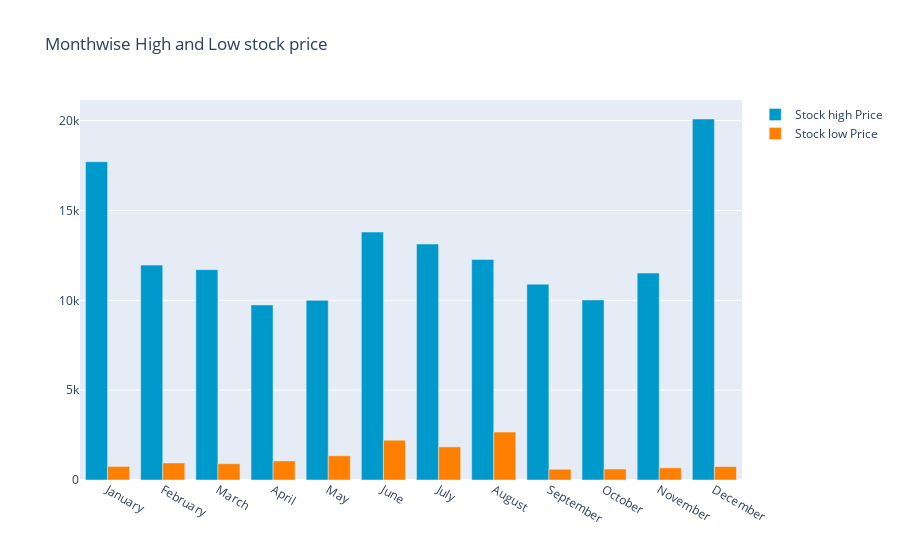

Notebook code for this chart:
### Code cell
y_2015.groupby(y_2015['Date'].dt.strftime('%B'))['Low'].min()
monthvise_high = y_2015.groupby(df['Date'].dt.strftime('%B'))['High'].max()
monthvise_high = monthvise_high.reindex(new_order, axis=0)

monthvise_low = y_2015.groupby(y_2015['Date'].dt.strftime('%B'))['Low'].min()
monthvise_low = monthvise_low.reindex(new_order, axis=0)

fig = go.Figure()
fig.add_trace(go.Bar(
    x=monthvise_high.index,
    y=monthvise_high,
    name='Stock high Price',
    marker_color='rgb(0, 153, 204)'
))
fig.add_trace(go.Bar(
    x=monthvise_low.index,
    y=monthvise_low,
    name='Stock low Price',
    marker_color='rgb(255, 128, 0)'
))

fig.update_layout(barmode='group', 
                  title=' Monthwise High and Low stock price')
fig.show()

### Figure 1 — Plotly figure (JSON) as saved in the notebook; plotly's stock layout.template omitted (floating-point values rounded to 4 significant figures)
{"data": [{"marker": {"color": "rgb(0, 153, 204)"}, "name": "Stock high Price", "type": "bar", "x": ["January", "February", "March", "April", "May", "June", "July", "August", "September", "October", "November", "December"], "y": [17710.0, 11960.0, 11700.0, 9745.0, 9997.0, 13800.0, 13130.0, 12270.0, 10900.0, 10020.0, 11520.0, 20090.0]}, {"marker": {"color": "rgb(255, 128, 0)"}, "name": "Stock low Price", "type": "bar", "x": ["January", "February", "March", "April", "May", "June", "July", "August", "September", "October", "November", "December"], "y": [755.8, 946.7, 903.7, 1061.0, 1348.0, 2213.0, 1843.0, 2669.0, 595.8, 609.5, 678.2, 746.0]}], "layout": {"barmode": "group", "title": {"text": " Monthwise High and Low stock price"}}}
